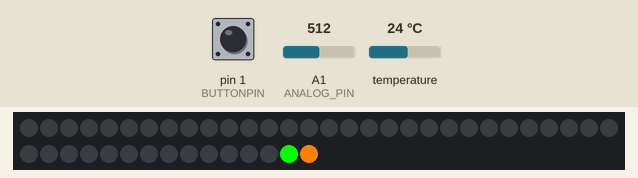
The sketch below on a simulated Arduino Uno, built with avr-gcc and run on an emulated ATmega328P. Parts: 45 RGB LEDs in strip order, left to right, continuing on the next row. The test bench sets the inputs (shaded band); at power-on: pin 1 (BUTTONPIN) LOW, temperature 24 °C, A1 (ANALOG_PIN) = 512. Dim RGB values are drawn brighter than linear.

Above: at 2.8 s.
2.9 s: pin 1 (BUTTONPIN) pulled HIGH for 3.2 s
At 7.2 s:
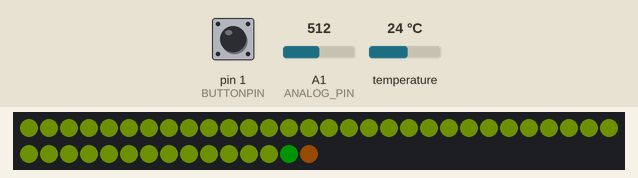
7.6 s: temperature set to 12 °C
10.2 s: A1 (ANALOG_PIN) set to 389
12.7 s: A1 (ANALOG_PIN) set to 367
At 14.8 s:
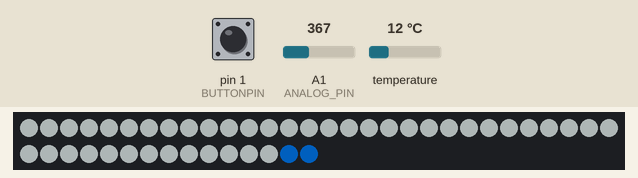
15.6 s: pin 1 (BUTTONPIN) pulled HIGH for 1.6 s
At 18.1 s:
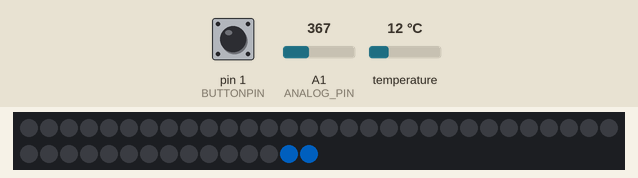
18.7 s: temperature set to 19 °C
Timing chart, 0 to 21.7 s (numbered marks = the images above; inputs shaded):
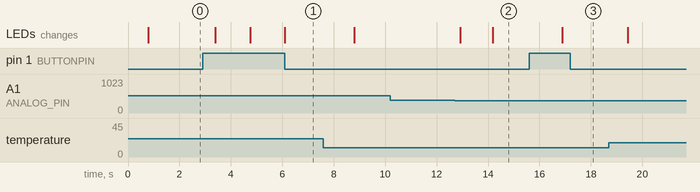

The sketch:

simple_a85.ino
```cpp
#include <Adafruit_NeoPixel.h>
#include <DallasTemperature.h>
#include <OneWire.h>


#define PIN  0
#define NUMPIXELS 45
#define BUTTONPIN 1
#define ANALOG_PIN A1
#define ONE_WIRE_BUS 4
#define DECNUM 44
#define PARTNUM 43

OneWire oneWire(ONE_WIRE_BUS);

DallasTemperature sensors(&oneWire);
int temp = 0;
int sw2 = 0;
Adafruit_NeoPixel pixels(NUMPIXELS, PIN, NEO_GRB + NEO_KHZ800);

void setup() {
  sensors.begin();
  pixels.begin();
  pinMode(BUTTONPIN, INPUT);

}

void orange(){
  for(int i=0; i<NUMPIXELS - 2; i++) {
    pixels.setPixelColor(i, pixels.Color(255, 255, 70));
    pixels.setBrightness(80);
    pixels.show();
}
}

void green(){
  for(int i=0; i<NUMPIXELS - 2; i++) {
    pixels.setPixelColor(i, pixels.Color(153, 204, 0));
    pixels.setBrightness(20);
    pixels.show();
}
}

void white(){
  for(int i=0; i<NUMPIXELS -2; i++) {
    pixels.setPixelColor(i, pixels.Color(200, 210, 210));
    pixels.setBrightness(80);
    pixels.show();
}
}

void bright(){
int sensor = analogRead(ANALOG_PIN);
 if(sensor >=380){
  green();
 }
 if(sensor < 380 && sensor > 100){
  white();
 }
 if(sensor <= 100){
  orange();
 }
}

void setTemp(int temperature){
  short int dec = temperature / 10;
  short int part = temperature % 10;
  switch(dec){
    case 1:
      pixels.setPixelColor(DECNUM, pixels.Color(0, 128, 255)); //shade blue
      break;
    case 2:
      pixels.setPixelColor(DECNUM, pixels.Color(255, 128, 0)); //yelow
      break;
  }

  switch(part){
    case 0:
      pixels.setPixelColor(PARTNUM, pixels.Color(0, 0, 150));
      break;
    case 1:
      pixels.setPixelColor(PARTNUM, pixels.Color(0, 0, 255));
      break;
    case 2:
      pixels.setPixelColor(PARTNUM, pixels.Color(0, 128, 255));
      break;
    case 3:
      pixels.setPixelColor(PARTNUM, pixels.Color(0, 255, 255));
      break;
    case 4:
      pixels.setPixelColor(PARTNUM, pixels.Color(0, 255, 0));
      break;
    case 5:
      pixels.setPixelColor(PARTNUM, pixels.Color(128, 255, 0));
      break;
    case 6:
      pixels.setPixelColor(PARTNUM, pixels.Color(255, 255, 0));
      break;
    case 7:
      pixels.setPixelColor(PARTNUM, pixels.Color(255, 128, 0));
      break;
    case 8:
      pixels.setPixelColor(PARTNUM, pixels.Color(255, 0, 0));
      break;
    case 9:
      pixels.setPixelColor(PARTNUM, pixels.Color(255, 51, 153));
      break;
  }
  pixels.show();
}

void loop() {

sensors.requestTemperatures();
int current_temp = (int)sensors.getTempCByIndex(0);
if(current_temp != temp){
  setTemp(current_temp);
  temp = current_temp;
}

int sw1 = digitalRead(BUTTONPIN);
if(sw1 == 1){
  if(sw2 == 0){
    bright();
    sw2 = 1;
  }else{
    pixels.clear();
    setTemp(current_temp);
    pixels.show();
    sw2 = 0;
  }
}
if(sw2 == 1){
  bright();
}
delay(500);


}
```

Measured:
- the behaviour switches between 380 and 379 on A1 (ANALOG_PIN) (found by bisection; images 1 and 2)
- after the input at 2.9 s, the LEDs: change after 0.49 s (image 1)
- after the input at 10.2 s, every drawn part: stays the same
- after the input at 12.7 s, the LEDs: first change after 0.23 s (image 2 shows a later state)
- after the input at 15.6 s, the LEDs: change after 1.3 s (image 3)
